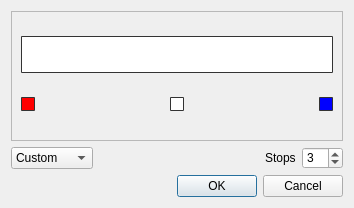
<?xml version="1.0" encoding="UTF-8"?>
<ui version="4.0">
 <class>ColorGradientDialog</class>
 <widget class="QDialog" name="ColorGradientDialog">
  <property name="geometry">
   <rect>
    <x>0</x>
    <y>0</y>
    <width>354</width>
    <height>208</height>
   </rect>
  </property>
  <property name="sizePolicy">
   <sizepolicy hsizetype="Preferred" vsizetype="Fixed">
    <horstretch>0</horstretch>
    <verstretch>0</verstretch>
   </sizepolicy>
  </property>
  <property name="windowTitle">
   <string>Color Gradient Editor</string>
  </property>
  <property name="styleSheet">
   <string notr="true">QToolButton {
   color: #333;
   border-width: 1px;
   border-color: #333;
   border-style: solid;
   border-radius: 1;
   padding: 0px;
   min-width: 12px;
   max-width: 12px;
   min-height: 12px;
   max-height: 12px;
}

QGraphicsView {
   color: #333;
   border-width: 1px;
   border-color: #333;
   border-style: solid;
   border-radius: 1;
   padding: 0px;
   min-width: 300px;
   max-width: 3000px;
   min-height: 35px;
   max-height: 35px;
}</string>
  </property>
  <layout class="QVBoxLayout" name="verticalLayout">
   <item>
    <widget class="QFrame" name="frame">
     <property name="frameShape">
      <enum>QFrame::StyledPanel</enum>
     </property>
     <property name="frameShadow">
      <enum>QFrame::Sunken</enum>
     </property>
     <layout class="QVBoxLayout" name="verticalLayout_2">
      <item>
       <widget class="QGraphicsView" name="gradientView">
        <property name="styleSheet">
         <string>QGraphicsView {
   background-color: QLinearGradient( x1: 0, y1: 1, x2: 1, y2: 1, 
          stop: 0 #f00,
          stop: 0.5 #fff, 
          stop: 1 #00f);
}</string>
        </property>
       </widget>
      </item>
      <item>
       <layout class="QHBoxLayout" name="buttonLayout">
        <item>
         <widget class="QToolButton" name="color31">
          <property name="styleSheet">
           <string>QToolButton {
   background-color: #f00;
}</string>
          </property>
          <property name="text">
           <string/>
          </property>
         </widget>
        </item>
        <item>
         <spacer name="horizontalSpacer">
          <property name="orientation">
           <enum>Qt::Horizontal</enum>
          </property>
          <property name="sizeHint" stdset="0">
           <size>
            <width>40</width>
            <height>20</height>
           </size>
          </property>
         </spacer>
        </item>
        <item>
         <widget class="QToolButton" name="color32">
          <property name="styleSheet">
           <string>QToolButton {
   background-color: #fff;
}</string>
          </property>
          <property name="text">
           <string/>
          </property>
         </widget>
        </item>
        <item>
         <spacer name="horizontalSpacer_2">
          <property name="orientation">
           <enum>Qt::Horizontal</enum>
          </property>
          <property name="sizeHint" stdset="0">
           <size>
            <width>40</width>
            <height>20</height>
           </size>
          </property>
         </spacer>
        </item>
        <item>
         <widget class="QToolButton" name="color33">
          <property name="styleSheet">
           <string>QToolButton {
   background-color: #00f;
}</string>
          </property>
          <property name="text">
           <string/>
          </property>
         </widget>
        </item>
       </layout>
      </item>
     </layout>
    </widget>
   </item>
   <item>
    <layout class="QHBoxLayout" name="horizontalLayout_2">
     <item>
      <widget class="QComboBox" name="gradientCombo">
       <property name="currentIndex">
        <number>2</number>
       </property>
       <item>
        <property name="text">
         <string>Default</string>
        </property>
       </item>
       <item>
        <property name="text">
         <string>Spectrum</string>
        </property>
       </item>
       <item>
        <property name="text">
         <string>Custom</string>
        </property>
       </item>
      </widget>
     </item>
     <item>
      <spacer name="horizontalSpacer_7">
       <property name="orientation">
        <enum>Qt::Horizontal</enum>
       </property>
       <property name="sizeHint" stdset="0">
        <size>
         <width>40</width>
         <height>20</height>
        </size>
       </property>
      </spacer>
     </item>
     <item>
      <widget class="QLabel" name="stopsLabel">
       <property name="enabled">
        <bool>true</bool>
       </property>
       <property name="text">
        <string>Stops</string>
       </property>
      </widget>
     </item>
     <item>
      <widget class="QSpinBox" name="stopsSpin">
       <property name="enabled">
        <bool>true</bool>
       </property>
       <property name="keyboardTracking">
        <bool>false</bool>
       </property>
       <property name="minimum">
        <number>1</number>
       </property>
       <property name="maximum">
        <number>15</number>
       </property>
       <property name="singleStep">
        <number>2</number>
       </property>
       <property name="value">
        <number>3</number>
       </property>
      </widget>
     </item>
    </layout>
   </item>
   <item>
    <widget class="QDialogButtonBox" name="buttonBox">
     <property name="styleSheet">
      <string>QToolButton {
   color: #333;
   border-width: 1px;
   border-color: #333;
   border-style: solid;
   border-radius: 1;
   padding: 0px;
   min-width: 15px;
   max-width: 15px;
   min-height: 15px;
   max-height: 15px;
}</string>
     </property>
     <property name="orientation">
      <enum>Qt::Horizontal</enum>
     </property>
     <property name="standardButtons">
      <set>QDialogButtonBox::Cancel|QDialogButtonBox::Ok</set>
     </property>
    </widget>
   </item>
  </layout>
 </widget>
 <resources/>
 <connections>
  <connection>
   <sender>buttonBox</sender>
   <signal>accepted()</signal>
   <receiver>ColorGradientDialog</receiver>
   <slot>accept()</slot>
   <hints>
    <hint type="sourcelabel">
     <x>248</x>
     <y>254</y>
    </hint>
    <hint type="destinationlabel">
     <x>157</x>
     <y>274</y>
    </hint>
   </hints>
  </connection>
  <connection>
   <sender>buttonBox</sender>
   <signal>rejected()</signal>
   <receiver>ColorGradientDialog</receiver>
   <slot>reject()</slot>
   <hints>
    <hint type="sourcelabel">
     <x>316</x>
     <y>260</y>
    </hint>
    <hint type="destinationlabel">
     <x>286</x>
     <y>274</y>
    </hint>
   </hints>
  </connection>
 </connections>
</ui>
